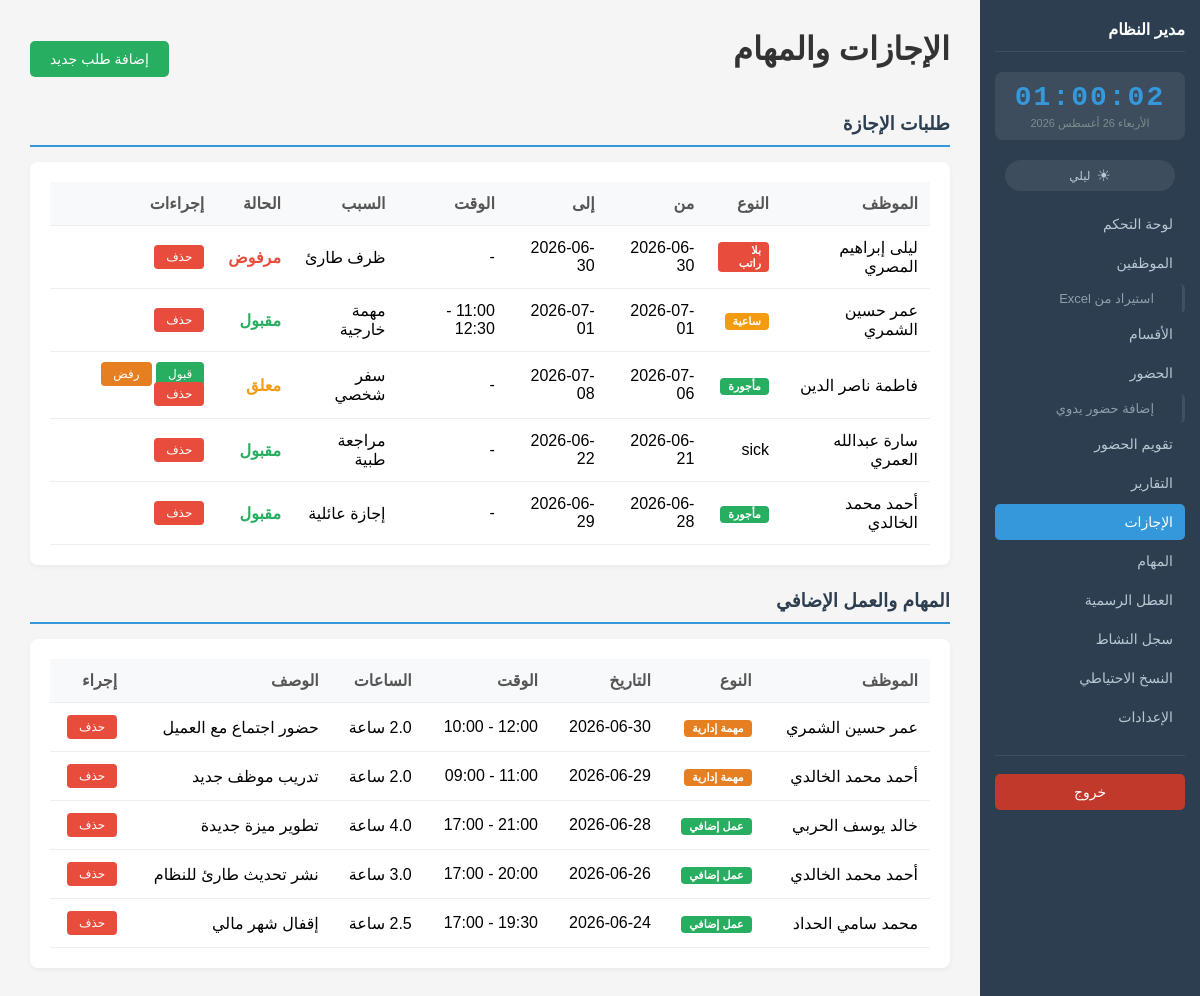
Screenshot of /leaves (signed in) with the database file from the repository.
### instance/models.py (models this page shows, shortened)
class Leave(db.Model):
    __tablename__ = 'leaves'
    id = db.Column(db.Integer, primary_key=True)
    employee_id = db.Column(db.Integer, db.ForeignKey('employees.id'), nullable=False)
    leave_type = db.Column(db.String(50), nullable=False)  # paid, unpaid, medical, maternity, hourly
    start_date = db.Column(db.Date, nullable=False)
    end_date = db.Column(db.Date, nullable=False)
    start_time = db.Column(db.Time, nullable=True)
    end_time = db.Column(db.Time, nullable=True)
    reason = db.Column(db.Text, nullable=True)
    status = db.Column(db.String(20), default='pending')  # pending, approved, rejected
    created_at = db.Column(db.DateTime, default=lambda: datetime.now())

class Employee(db.Model):
    __tablename__ = 'employees'
    id = db.Column(db.Integer, primary_key=True)
    employee_id = db.Column(db.String(20), unique=True, nullable=False)
    name = db.Column(db.String(100), nullable=False)
    email = db.Column(db.String(120), unique=True, nullable=True)
    phone = db.Column(db.String(20), nullable=True)
    position = db.Column(db.String(100), nullable=True)
    department_id = db.Column(db.Integer, db.ForeignKey('departments.id'), nullable=True)
    hire_date = db.Column(db.Date, nullable=True)
    status = db.Column(db.String(20), default='active')  # active, not_active
    deactivation_date = db.Column(db.Date, nullable=True)  # تاريخ التعطيل
    deactivation_reason = db.Column(db.String(50), nullable=True)  # استقالة، فصل، إنهاء عقد، إجازة طويلة، أخرى
    face_encoding = db.Column(db.LargeBinary, nullable=True)
    face_image_path = db.Column(db.String(255), nullable=True)
    annual_leave_balance = db.Column(db.Integer, default=14)  # رصيد الإجازات السنوية بالأيام (14 يوم افتراضي)
    sick_leave_balance = db.Column(db.Integer, default=10)  # رصيد الإجازات المرضية بالأيام
    attendance_records = db.relationship('Attendance', backref='employee', lazy=True)
    leaves = db.relationship('Leave', backref='employee', lazy=True)
    tasks = db.relationship('Task', backref='employee', lazy=True)

class Task(db.Model):
    __tablename__ = 'tasks'
    id = db.Column(db.Integer, primary_key=True)
    employee_id = db.Column(db.Integer, db.ForeignKey('employees.id'), nullable=False)
    task_type = db.Column(db.String(50), nullable=False)  # admin_task, overtime
    date = db.Column(db.Date, nullable=False)
    start_time = db.Column(db.Time, nullable=True)
    end_time = db.Column(db.Time, nullable=True)
    total_hours = db.Column(db.Float, default=0)
    description = db.Column(db.Text, nullable=True)

### routes/leaves.py (the view)
@leaves_bp.route('/leaves', endpoint='leaves')
@login_required()
def leaves():
    leaves_list = Leave.query.order_by(Leave.created_at.desc()).all()
    tasks_list = Task.query.order_by(Task.date.desc()).all()
    employees = Employee.query.filter_by(status='active').all()
    leave_balances = {}
    for emp in employees:
        leave_balances[emp.id] = {
            'annual_leave_balance': emp.annual_leave_balance if hasattr(emp, 'annual_leave_balance') and emp.annual_leave_balance is not None else 0,
            'sick_leave_balance': emp.sick_leave_balance if hasattr(emp, 'sick_leave_balance') and emp.sick_leave_balance is not None else 0,
            'employee_name': emp.name,
        }
    return render_template('leaves.html', leaves=leaves_list, tasks=tasks_list, leave_balances=leave_balances)

### app.py (called while the page is built)
@app.context_processor
def inject_globals():
    return dict(csrf_token=generate_csrf_token)

### utils/csrf.py (called while the page is built)
def generate_csrf_token():
    if '_csrf_token' not in session:
        session['_csrf_token'] = hashlib.sha256(uuid.uuid4().bytes).hexdigest()
    return session['_csrf_token']

### utils/helpers.py (called while the page is built, shortened)
def login_required(api=False):
    def decorator(f):
        @wraps(f)
        def decorated_function(*args, **kwargs):
            if 'userId' not in session:
                if api:
                    return jsonify({'success': False, 'message': 'غير مصرح'}), 403
                return redirect(url_for('auth.login'))
            from instance.models import BlockedIP
            client_ip = request.remote_addr
            blocked = BlockedIP.query.filter_by(ip_address=client_ip).first()
            return f(*args, **kwargs)
        return decorated_function
    return decorator

### templates/leaves.html (shortened to what this page needs)
{% extends "base.html" %}
{% block content %}
    <div class="page-header">
        <h1>الإجازات والمهام</h1>
        <a href="{{ url_for('leaves.leave_add') }}" class="btn-add">إضافة طلب جديد</a>
    </div>
    <h3 class="section-title">طلبات الإجازة</h3>
    <div class="table-box">
        <table>
            <thead>
                <tr>
                    <th>الموظف</th>
                    <th>النوع</th>
                    <th>من</th>
                    <th>إلى</th>
                    <th>الوقت</th>
                    <th>السبب</th>
                    <th>الحالة</th>
                    <th>إجراءات</th>
                </tr>
            </thead>
            <tbody>
                {% for leave in leaves %}
                <tr>
                    <td>{{ leave.employee.name if leave.employee else '-' }}</td>
                    <td>
                        {% if leave.leave_type == 'paid' %}
                            <span class="leave-badge leave-paid">مأجورة</span>
                        {% elif leave.leave_type == 'unpaid' %}
                            <span class="leave-badge leave-unpaid">بلا راتب</span>
                        {% elif leave.leave_type == 'medical' %}
                            <span class="leave-badge leave-medical">صحية</span>
                        {% elif leave.leave_type == 'maternity' %}
                            <span class="leave-badge leave-maternity">أمومة</span>
                        {% elif leave.leave_type == 'hourly' %}
                            <span class="leave-badge leave-hourly">ساعية</span>
                        {% else %}
                            {{ leave.leave_type }}
                        {% endif %}
                    </td>
                    <td>{{ leave.start_date }}</td>
                    <td>{{ leave.end_date }}</td>
                    <td>
                        {% if leave.leave_type == 'hourly' and leave.start_time %}
                            <span style="direction:ltr;">{{ leave.start_time.strftime('%H:%M') }} - {{ leave.end_time.strftime('%H:%M') if leave.end_time else '-' }}</span>
                        {% else %}
                            -
                        {% endif %}
                    </td>
                    <td>{{ leave.reason or '-' }}</td>
                    <td class="{% if leave.status == 'pending' %}status-pending{% elif leave.status == 'approved' %}status-approved{% else %}status-rejected{% endif %}">
                        {% if leave.status == 'pending' %}معلق
                        {% elif leave.status == 'approved' %}مقبول
                        {% else %}مرفوض{% endif %}
                    </td>
                    <td>
                        {% if leave.status == 'pending' %}
                            <a href="{{ url_for('leaves.leave_approve', id=leave.id) }}" class="btn-approve">قبول</a>
                            <a href="{{ url_for('leaves.leave_reject', id=leave.id) }}" class="btn-reject">رفض</a>
                        {% endif %}
                        <form action="{{ url_for('leaves.leave_delete', id=leave.id) }}" method="POST" style="display:inline;">
                            <button type="submit" class="btn-delete" onclick="return confirm('حذف الإجازة؟')">حذف</button>
                        </form>
                    </td>
                </tr>
                {% else %}
                <tr>
                    <td colspan="8" style="text-align:center; color:#999; padding:30px;">لا توجد طلبات إجازة</td>
                </tr>
                {% endfor %}
            </tbody>
        </table>
    </div>
    <h3 class="section-title">المهام والعمل الإضافي</h3>
    <div class="table-box">
        <table>
            <thead>
                <tr>
                    <th>الموظف</th>
                    <th>النوع</th>
                    <th>التاريخ</th>
                    <th>الوقت</th>
                    <th>الساعات</th>
                    <th>الوصف</th>
                    <th>إجراء</th>
                </tr>
            </thead>
            <tbody>
                {% for task in tasks %}
                <tr>
                    <td>{{ task.employee.name if task.employee else '-' }}</td>
                    <td>
                        {% if task.task_type == 'admin_task' %}
                            <span class="task-badge task-admin">مهمة إدارية</span>
                        {% else %}
                            <span class="task-badge task-overtime">عمل إضافي</span>
                        {% endif %}
                    </td>
                    <td>{{ task.date }}</td>
                    <td style="direction: ltr; text-align: right;">
                        {{ task.start_time.strftime('%H:%M') if task.start_time else '-' }} -
                        {{ task.end_time.strftime('%H:%M') if task.end_time else '-' }}
                    </td>
                    <td>{{ task.total_hours }} ساعة</td>
                    <td>{{ task.description or '-' }}</td>
                    <td>
                        <form action="{{ url_for('tasks.task_delete', id=task.id) }}" method="POST" style="display:inline;">
                            <button type="submit" class="btn-delete" onclick="return confirm('حذف المهمة؟')">حذف</button>
                        </form>
                    </td>
                </tr>
                {% else %}
                <tr>
                    <td colspan="7" style="text-align:center; color:#999; padding:30px;">لا توجد مهام مسجلة</td>
                </tr>
                {% endfor %}
            </tbody>
        </table>
    </div>
{% endblock %}

### static/css/dark-mode.css (style rules this page uses)
:root { --bg-primary: #f5f5f5; --bg-card: #ffffff; --bg-sidebar: #2c3e50; --bg-sidebar-hover: #3498db; --text-primary: #333333; --text-secondary: #555555; --text-muted: #7f8c8d; --text-sidebar: #b8c7d2; --border-color: #eeeeee; --border-dark: #ddd; --table-hover: #f1f1f1; --th-bg: #f8f9fa; --input-bg: #ffffff; --input-border: #ddd; --input-focus: #3498db; --shadow-color: rgba(0,0,0,0.05); --flash-shadow: rgba(0,0,0,0.2); --info-bg: #d6eaf8; --info-border: #85c1e9; --info-text: #1a5276; --warning-bg: #fff3cd; --warning-border: #ffc107; --warning-text: #856404; --danger-bg: #f8d7da; --danger-border: #f5c6cb; --danger-text: #721c24; --success-bg: #d4edda; --success-border: #c3e6cb; --success-text: #155724; }
body, .sidebar, .main, .table-box, .stat-card, .chart-box, .recent-section, .logs-box, .camera-box, .status-box, th, td, input, select, textarea, .form-box, .container-box, .filter-card, .list-card, .create-card, .info-card, .info-box, .warning-card, .delete-card, .calc-info, .calendar-box, .legend-bar, .filter-bar, .month-nav { transition: background-color 0.3s ease, color 0.3s ease, border-color 0.3s ease; }

### templates/base.html (style rules this page uses)
* { margin: 0; padding: 0; box-sizing: border-box; }
html, body { height: 100%; }
body { font-family: Tahoma, sans-serif; background: #f5f5f5; display: flex; }
h1 { color: #333; margin-bottom: 20px; }
.table-box { background: white; border-radius: 8px; padding: 20px; box-shadow: 0 2px 5px rgba(0,0,0,0.05); }
table { width: 100%; border-collapse: collapse; }
th, td { padding: 12px; text-align: right; border-bottom: 1px solid #eee; }
th { background: #f8f9fa; color: #555; font-weight: bold; }

### templates/leaves.html (style rules this page uses)
.page-header { display: flex; justify-content: space-between; align-items: center; margin-bottom: 20px; }
.btn-add { background: #27ae60; color: white; padding: 10px 20px; text-decoration: none; border-radius: 5px; font-size: 14px; }
.btn-approve { background: #27ae60; color: white; padding: 5px 12px; border-radius: 4px; text-decoration: none; font-size: 12px; }
.btn-reject { background: #e67e22; color: white; padding: 5px 12px; border-radius: 4px; text-decoration: none; font-size: 12px; }
.btn-delete { background: #e74c3c; color: white; padding: 5px 12px; border: none; border-radius: 4px; cursor: pointer; font-size: 12px; }
.status-pending { color: #f39c12; font-weight: bold; }
.status-approved { color: #27ae60; font-weight: bold; }
.status-rejected { color: #e74c3c; font-weight: bold; }
.section-title { color: #2c3e50; margin: 25px 0 15px 0; padding-bottom: 10px; border-bottom: 2px solid #3498db; }
.leave-badge { display: inline-block; padding: 2px 8px; border-radius: 4px; font-size: 11px; font-weight: bold; color: white; }
.leave-paid { background: #27ae60; }
.leave-unpaid { background: #e74c3c; }
.leave-hourly { background: #f39c12; }
.task-badge { display: inline-block; padding: 2px 8px; border-radius: 4px; font-size: 11px; font-weight: bold; color: white; }
.task-admin { background: #e67e22; }
.task-overtime { background: #27ae60; }

### rows the page displays
Leave: employee "ليلى إبراهيم المصري", leave_type "بلا راتب", start_date "2026-06-30", end_date "2026-06-30", reason "ظرف طارئ", status "مرفوض"
Leave: employee "عمر حسين الشمري", leave_type "ساعية", start_date "2026-07-01", end_date "2026-07-01", end_time "12:30", reason "مهمة خارجية", status "مقبول"
Leave: employee "فاطمة ناصر الدين", leave_type "مأجورة", start_date "2026-07-06", end_date "2026-07-08", reason "سفر شخصي", status "معلق"
Leave: employee "سارة عبدالله العمري", leave_type "sick", start_date "2026-06-21", end_date "2026-06-22", reason "مراجعة طبية", status "مقبول"
Leave: employee "أحمد محمد الخالدي", leave_type "مأجورة", start_date "2026-06-28", end_date "2026-06-29", reason "إجازة عائلية", status "مقبول"
Task: employee "عمر حسين الشمري", task_type "مهمة إدارية", date "2026-06-30", start_time "10:00", end_time "12:00", description "حضور اجتماع مع العميل"
Task: employee "أحمد محمد الخالدي", task_type "مهمة إدارية", date "2026-06-29", start_time "09:00", end_time "11:00", description "تدريب موظف جديد"
Task: employee "خالد يوسف الحربي", task_type "عمل إضافي", date "2026-06-28", start_time "17:00", end_time "21:00", total_hours "4.0", description "تطوير ميزة جديدة"
Task: employee "أحمد محمد الخالدي", task_type "عمل إضافي", date "2026-06-26", start_time "17:00", end_time "20:00", description "نشر تحديث طارئ للنظام"
Task: employee "محمد سامي الحداد", task_type "عمل إضافي", date "2026-06-24", start_time "17:00", end_time "19:30", description "إقفال شهر مالي"

### other values shown
{{ session.get('user_name', 'المدير') }} "مدير النظام"
